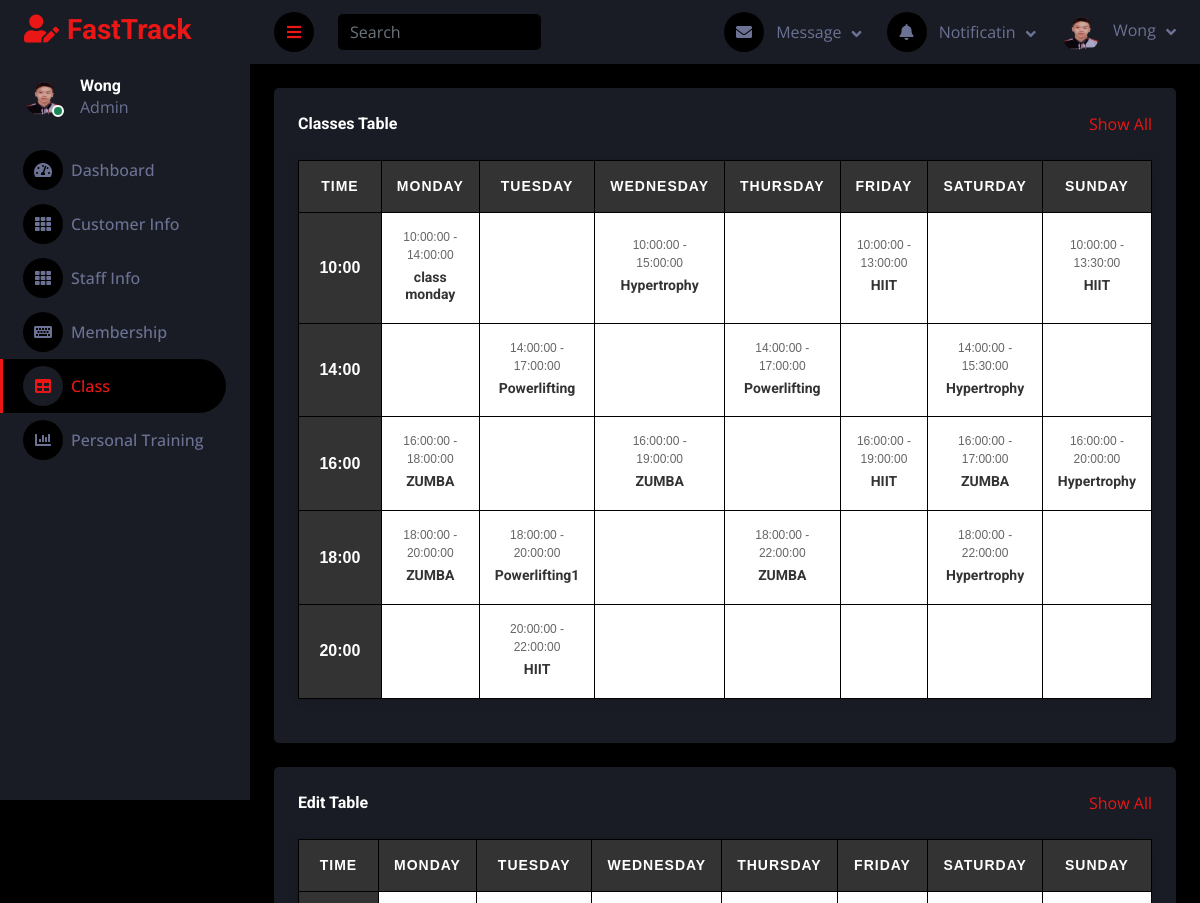
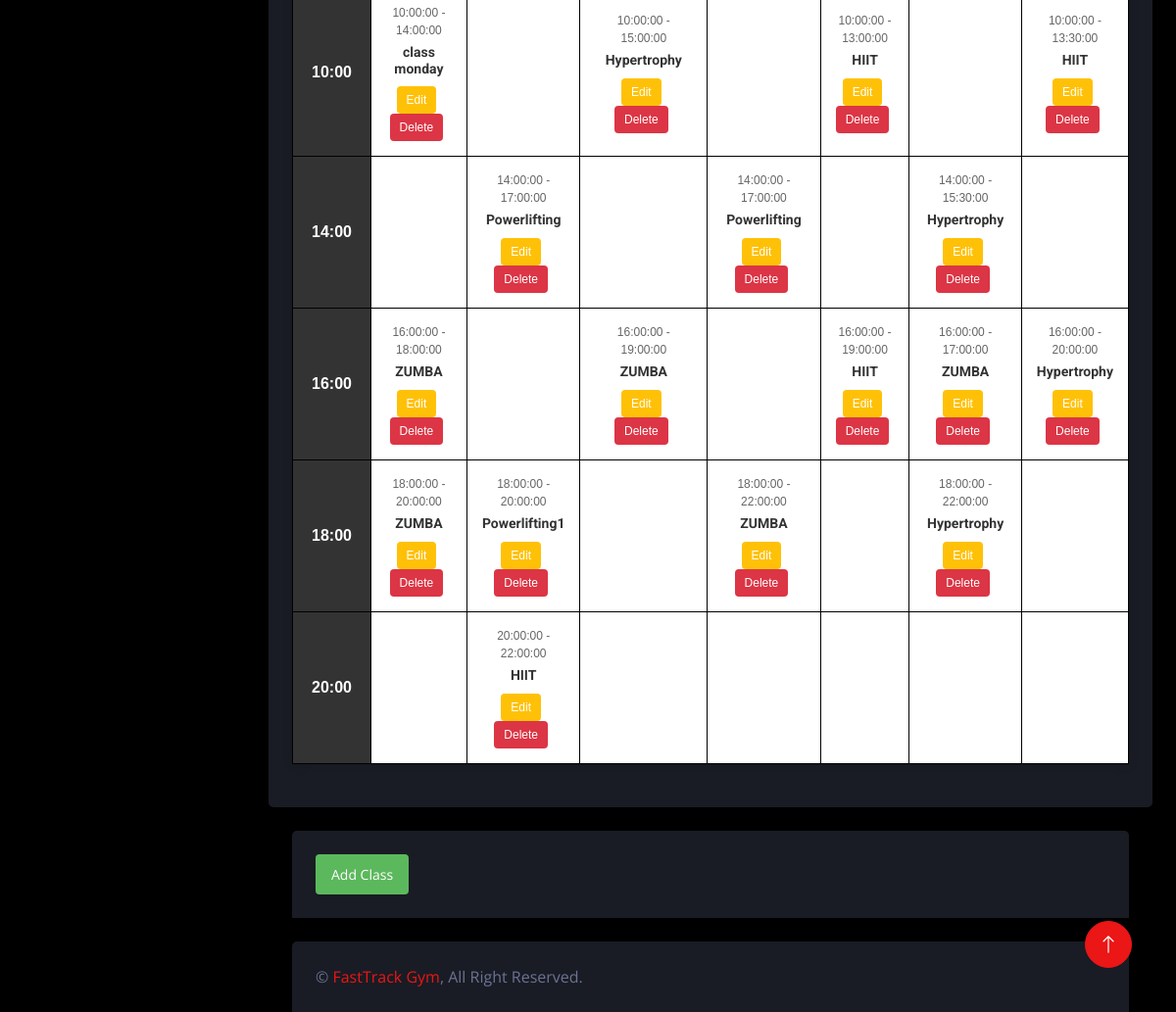
Screenshot of /FastTrack/dashboard/admin_dashboard_old.php with the database file from the repository (2 pictures, top to bottom).
### tables this page shows
CREATE TABLE `class_schedule` (
  `id` int NOT NULL,
  `day_of_week` varchar(10) DEFAULT NULL,
  `time_slot` time DEFAULT NULL,
  `class_name` varchar(100) DEFAULT NULL,
  `start_time` time DEFAULT NULL,
  `end_time` time DEFAULT NULL
);

### FastTrack/dashboard/admin_dashboard_old.php (the view, shortened to what this page needs)
<!DOCTYPE html>
<html lang="en">
<head>
    <link href="https://cdnjs.cloudflare.com/ajax/libs/font-awesome/5.10.0/css/all.min.css" rel="stylesheet">
    <link href="https://cdn.jsdelivr.net/npm/bootstrap-icons@1.4.1/font/bootstrap-icons.css" rel="stylesheet">
    <link href="lib/owlcarousel/assets/owl.carousel.min.css" rel="stylesheet">
    <link href="lib/tempusdominus/css/tempusdominus-bootstrap-4.min.css" rel="stylesheet" />
    <link href="css/bootstrap.min.css" rel="stylesheet">
    <link href="css/style.css" rel="stylesheet">
	<link href="css/classtable.css" rel="stylesheet">
</head>
<body>
    <div class="container-fluid position-relative d-flex p-0">
        <div class="sidebar pe-4 pb-3">
            <nav class="navbar bg-secondary navbar-dark">
                <a href="index.html" class="navbar-brand mx-4 mb-3">
                    <h3 class="text-primary"><i class="fa fa-user-edit me-2"></i>FastTrack</h3>
                </a>
                <div class="d-flex align-items-center ms-4 mb-4">
                    <div class="position-relative">
                        <img class="rounded-circle" src="img/WONG.png" alt="" style="width: 40px; height: 40px;">
                        <div class="bg-success rounded-circle border border-2 border-white position-absolute end-0 bottom-0 p-1"></div>
                    </div>
                    <div class="ms-3">
                        <h6 class="mb-0">Wong</h6>
                        <span>Admin</span>
                    </div>
                </div>
                <div class="navbar-nav w-100">
                    <a href="index.html" class="nav-item nav-link"><i class="fa fa-tachometer-alt me-2"></i>Dashboard</a>
                    <a href="customer.php" class="nav-item nav-link"><i class="fa fa-th me-2"></i>Customer Info</a>
					<a href="staff_info.php" class="nav-item nav-link"><i class="fa fa-th me-2"></i>Staff Info</a>
                    <a href="form.html" class="nav-item nav-link"><i class="fa fa-keyboard me-2"></i>Membership</a>
                    <a href="table.html" class="nav-item nav-link active"><i class="fa fa-table me-2"></i>Class</a>
                    <a href="chart.html" class="nav-item nav-link"><i class="fa fa-chart-bar me-2"></i>Personal Training</a>
                </div>
            </nav>
        </div>
        <div class="content">
            <nav class="navbar navbar-expand bg-secondary navbar-dark sticky-top px-4 py-0">
                <a href="#" class="sidebar-toggler flex-shrink-0">
                    <i class="fa fa-bars"></i>
                </a>
                <form class="d-none d-md-flex ms-4">
                    <input class="form-control bg-dark border-0" type="search" placeholder="Search">
                </form>
                <div class="navbar-nav align-items-center ms-auto">
                    <div class="nav-item dropdown">
                        <a href="#" class="nav-link dropdown-toggle" data-bs-toggle="dropdown">
                            <i class="fa fa-envelope me-lg-2"></i>
                            <span class="d-none d-lg-inline-flex">Message</span>
                        </a>
                    </div>
                    <div class="nav-item dropdown">
                        <a href="#" class="nav-link dropdown-toggle" data-bs-toggle="dropdown">
                            <i class="fa fa-bell me-lg-2"></i>
                            <span class="d-none d-lg-inline-flex">Notificatin</span>
                        </a>
                    </div>
                    <div class="nav-item dropdown">
                        <a href="#" class="nav-link dropdown-toggle" data-bs-toggle="dropdown">
                            <img class="rounded-circle me-lg-2" src="img/WONG.png" alt="" style="width: 40px; height: 40px;">
                            <span class="d-none d-lg-inline-flex">Wong</span>
                        </a>
                    </div>
                </div>
            </nav>
			<div class="container-fluid pt-4 px-4">
                <div class="bg-secondary text-center rounded p-4">
                    <div class="d-flex align-items-center justify-content-between mb-4">
                        <h6 class="mb-0">Classes Table</h6>
                        <a href="">Show All</a>
                    </div>
<div class="classtime-table">
<table class= "myTable">
    <thead>
        <tr>
            <th>Time</th>
            <th>Monday</th>
            <th>Tuesday</th>
            <th>Wednesday</th>
            <th>Thursday</th>
            <th>Friday</th>
            <th>Saturday</th>
            <th>Sunday</th>
        </tr>
    </thead>
    <tbody>
        <?php
$servername = "localhost";
$username = "Webs392024";
$password = "Webs392024";
$dbname = "fasttrack_gym";
$conn = new mysqli($servername, $username, $password, $dbname);
        $time_slots = ['10:00:00', '14:00:00', '16:00:00', '18:00:00', '20:00:00'];
        $days_of_week = ['Monday', 'Tuesday', 'Wednesday', 'Thursday', 'Friday', 'Saturday', 'Sunday'];
        foreach ($time_slots as $time) {
            echo "<tr>";
            echo "<td class='workout-time'>" . date('H:i', strtotime($time)) . "</td>";
            foreach ($days_of_week as $day) {
                echo "<td class='hover-bg ts-item' data-tsmeta='crossfit' id='cell_{$day}_{$time}'>";
                $query = "SELECT * FROM class_schedule WHERE day_of_week = '$day' AND time_slot = '$time'";
                $result = mysqli_query($conn, $query);
                if (mysqli_num_rows($result) > 0) {
                    $row = mysqli_fetch_assoc($result);
                    echo "<span>{$row['start_time']} - {$row['end_time']}</span><h6>{$row['class_name']}</h6>";
                }
                echo "</td>";
            }
            echo "</tr>";
        }
        ?>
    </tbody>
</table>
</div >
                </div>
            </div>
			<div class="container-fluid pt-4 px-4">
                <div class="bg-secondary text-center rounded p-4">
                    <div class="d-flex align-items-center justify-content-between mb-4">
                        <h6 class="mb-0">Edit Table</h6>
                        <a href="">Show All</a>
                    </div>
<div class="classtime-table">
<table class="myTable">
    <thead>
        <tr >
            <th>Time</th>
            <th>Monday</th>
            <th>Tuesday</th>
            <th>Wednesday</th>
            <th>Thursday</th>
            <th>Friday</th>
            <th>Saturday</th>
            <th>Sunday</th>
        </tr>
    </thead>
    <tbody>
        <?php
		$servername = "localhost";
$username = "Webs392024";
$password = "Webs392024";
$dbname = "fasttrack_gym";
$conn = new mysqli($servername, $username, $password, $dbname);
        $time_slots = ['10:00:00', '14:00:00', '16:00:00', '18:00:00', '20:00:00'];
        $days_of_week = ['Monday', 'Tuesday', 'Wednesday', 'Thursday', 'Friday', 'Saturday', 'Sunday'];
        foreach ($time_slots as $time) {
            echo "<tr >";
            echo "<td class='workout-time'>" . date('H:i', strtotime($time)) . "</td>";
            foreach ($days_of_week as $day) {
                echo "<td class='hover-bg ts-item' data-tsmeta='crossfit' id='cell_{$day}_{$time}'>";
                $query = "SELECT * FROM class_schedule WHERE day_of_week = '$day' AND time_slot = '$time'";
                $result = mysqli_query($conn, $query);
                if (mysqli_num_rows($result) > 0) {
                    $row = mysqli_fetch_assoc($result);
                    echo "<span>{$row['start_time']} - {$row['end_time']}</span><h6>{$row['class_name']}</h6>";
					echo "<div class='action-buttons'>";
                    echo "<button class='btn btn-sm btn-warning' onclick='editClass({$row['id']})'>Edit</button>";
                    echo "<button class='btn btn-sm btn-danger' onclick='deleteClass({$row['id']})'>Delete</button>";
					echo "</div>";
                }
                echo "</td>";
            }
            echo "</tr>";
        }
        ?>
    </tbody>
</table>
</div>
		</div>
<div class="container-fluid pt-4 px-4">
                <div class="bg-secondary rounded-top p-4">
                    <div class="row">
                        <div class="col-12 col-sm-6 text-center text-sm-start">
                            <button class="btn btn-success add-class-btn" onclick="showAddClassForm()">Add Class</button>
                        </div>
                    </div>
                </div>
            </div>
            <div class="container-fluid pt-4 px-4">
                <div class="bg-secondary rounded-top p-4">
                    <div class="row">
                        <div class="col-12 col-sm-6 text-center text-sm-start">
                            &copy; <a href="#">FastTrack Gym</a>, All Right Reserved.
                        </div>
                    </div>
                </div>
            </div>
        </div>
        <a href="#" class="btn btn-lg btn-primary btn-lg-square back-to-top"><i class="bi bi-arrow-up"></i></a>
    </div>
</body>
</html>

### FastTrack/dashboard/css/style.css (style rules this page uses)
:root { --primary: #EB1616; --secondary: #191C24; --light: #6C7293; --dark: #000000; }
.back-to-top { position: fixed; display: none; right: 45px; bottom: 45px; z-index: 99; }
.btn { transition: .5s; }
.btn-lg-square { width: 48px; height: 48px; }
.btn-square, .btn-sm-square, .btn-lg-square { padding: 0; display: inline-flex; align-items: center; justify-content: center; font-weight: normal; border-radius: 50px; }
.sidebar { position: fixed; top: 0; left: 0; bottom: 0; width: 250px; height: 100vh; overflow-y: auto; background: var(--secondary); transition: 0.5s; z-index: 999; }
.content { margin-left: 250px; min-height: 100vh; background: var(--dark); transition: 0.5s; }
@media (min-width: 992px) { .sidebar { margin-left: 0; } }
@media (min-width: 992px) { .content { width: calc(100% - 250px); } }
.sidebar .navbar .navbar-nav .nav-link { padding: 7px 20px; color: var(--light); font-weight: 500; border-left: 3px solid var(--secondary); border-radius: 0 30px 30px 0; outline: none; }
.sidebar .navbar .navbar-nav .nav-link:hover, .sidebar .navbar .navbar-nav .nav-link.active { color: var(--primary); background: var(--dark); border-color: var(--primary); }
.sidebar .navbar .navbar-nav .nav-link i { width: 40px; height: 40px; display: inline-flex; align-items: center; justify-content: center; background: var(--dark); border-radius: 40px; }
.sidebar .navbar .navbar-nav .nav-link:hover i, .sidebar .navbar .navbar-nav .nav-link.active i { background: var(--secondary); }
.content .navbar .navbar-nav .nav-link { margin-left: 25px; padding: 12px 0; color: var(--light); outline: none; }
.content .navbar .sidebar-toggler, .content .navbar .navbar-nav .nav-link i { width: 40px; height: 40px; display: inline-flex; align-items: center; justify-content: center; background: var(--dark); border-radius: 40px; }
.content .navbar .dropdown-toggle::after { margin-left: 6px; vertical-align: middle; border: none; content: "\f107"; font-family: "Font Awesome 5 Free"; font-weight: 900; transition: .5s; }

### FastTrack/dashboard/css/classtable.css (style rules this page uses)
.classtime-table { margin: 20px auto; border-collapse: collapse; width: 100%; max-width: 1200px; font-family: 'Arial', sans-serif; background-color: #f9f9f9; box-shadow: 0 2px 10px rgba(0, 0, 0, 0.1); }
.classtime-table table { width: 100%; }
.classtime-table th, .classtime-table td { text-align: center; padding: 15px; border: 1px solid #ddd; }
.classtime-table th { background-color: #333; color: white; text-transform: uppercase; font-size: 14px; letter-spacing: 1px; }
.classtime-table .workout-time { background-color: #333; color: white; font-weight: bold; text-align: center; width: 100px; }
.classtime-table .ts-item { position: relative; background-color: #fff; transition: background-color 0.3s ease; }
.classtime-table .ts-item h6 { margin: 5px 0; font-size: 14px; font-weight: bold; color: #333; }
.classtime-table .ts-item span { display: block; font-size: 12px; color: #666; }
.action-buttons { margin-top: 10px; }
.action-buttons button { padding: 5px 10px; font-size: 12px; margin-right: 5px; border: none; border-radius: 4px; cursor: pointer; transition: background-color 0.3s ease; }
.action-buttons .btn-warning { background-color: #ffc107; color: white; }
.action-buttons .btn-danger { background-color: #dc3545; color: white; }
.add-class-btn { margin-right: auto; padding: 10px 20px; font-size: 14px; border: none; border-radius: 5px; background-color: #28a745; color: white; cursor: pointer; transition: background-color 0.3s ease; }
.add-class-btn { font-size: 14px; padding: 10px 16px; background-color: #5cb85c; color: #fff; border: none; border-radius: 4px; }

### FastTrack/dashboard/admin_dashboard_old.php (style rules this page uses)
.myTable td, .myTable th { border:1px solid #000; }

### rows the page displays
class_schedule: start_time "10:00:00", end_time "14:00:00", class_name "class monday"
class_schedule: start_time "10:00:00", end_time "15:00:00", class_name "Hypertrophy"
class_schedule: start_time "10:00:00", end_time "13:00:00", class_name "HIIT"
class_schedule: start_time "10:00:00", end_time "13:30:00", class_name "HIIT"
class_schedule: start_time "14:00:00", end_time "17:00:00", class_name "Powerlifting"
class_schedule: start_time "14:00:00", end_time "17:00:00", class_name "Powerlifting"
class_schedule: start_time "14:00:00", end_time "15:30:00", class_name "Hypertrophy"
class_schedule: start_time "16:00:00", end_time "18:00:00", class_name "ZUMBA"
class_schedule: start_time "16:00:00", end_time "19:00:00", class_name "ZUMBA"
class_schedule: start_time "16:00:00", end_time "19:00:00", class_name "HIIT"
class_schedule: start_time "16:00:00", end_time "17:00:00", class_name "ZUMBA"
class_schedule: start_time "16:00:00", end_time "20:00:00", class_name "Hypertrophy"
class_schedule: start_time "18:00:00", end_time "20:00:00", class_name "ZUMBA"
class_schedule: start_time "18:00:00", end_time "20:00:00", class_name "Powerlifting1"
class_schedule: start_time "18:00:00", end_time "22:00:00", class_name "ZUMBA"
class_schedule: start_time "18:00:00", end_time "22:00:00", class_name "Hypertrophy"
class_schedule: start_time "20:00:00", end_time "22:00:00", class_name "HIIT"

### other values shown
date('H:i', strtotime($time)) "10:00"
date('H:i', strtotime($time)) "14:00"
date('H:i', strtotime($time)) "16:00"
date('H:i', strtotime($time)) "18:00"
date('H:i', strtotime($time)) "20:00"
